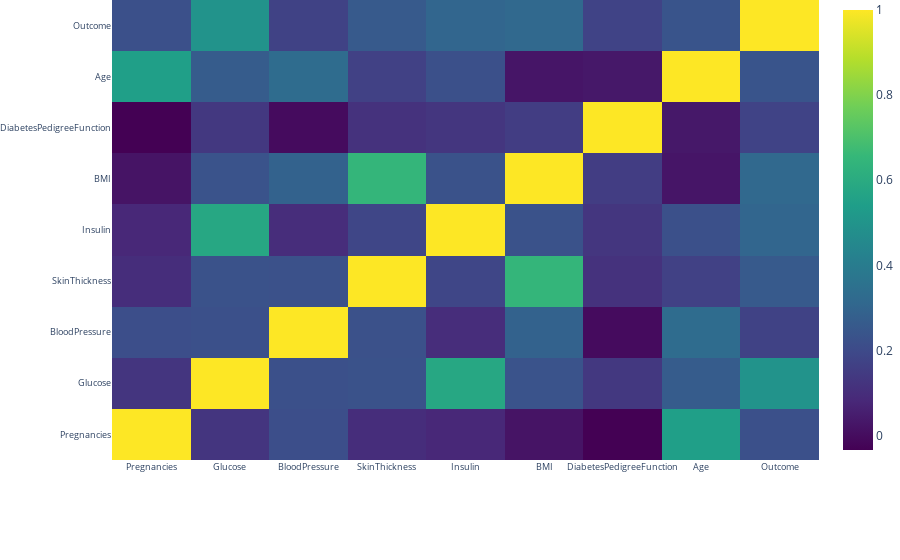

Notebook cell for this chart:
### Markdown cell above
A **correlation matrix** is a table showing correlation coefficients between sets of variables. Each random variable (Xi) in the table is correlated with each of the other values in the table (Xj). This allows you to see which pairs have the highest correlation.

### Code cell
correlation_plot()

### Figure 1 — Plotly figure (JSON) as saved in the notebook; plotly's stock layout.template omitted (floating-point values rounded to 4 significant figures)
{"data": [{"colorscale": [[0, "#440154"], [0.1111, "#482878"], [0.2222, "#3e4989"], [0.3333, "#31688e"], [0.4444, "#26828e"], [0.5556, "#1f9e89"], [0.6667, "#35b779"], [0.7778, "#6ece58"], [0.8889, "#b5de2b"], [1, "#fde725"]], "type": "heatmap", "x": ["Pregnancies", "Glucose", "BloodPressure", "SkinThickness", "Insulin", "BMI", "DiabetesPedigreeFunction", "Age", "Outcome"], "y": ["Pregnancies", "Glucose", "BloodPressure", "SkinThickness", "Insulin", "BMI", "DiabetesPedigreeFunction", "Age", "Outcome"], "z": [[1, 0.1281, 0.2142, 0.1002, 0.08217, 0.02172, -0.03352, 0.5443, 0.2219], [0.1281, 1, 0.2232, 0.228, 0.5812, 0.2328, 0.1372, 0.2671, 0.4947], [0.2142, 0.2232, 1, 0.2268, 0.09827, 0.2892, -0.002805, 0.3301, 0.1706], [0.1002, 0.228, 0.2268, 1, 0.1849, 0.6482, 0.115, 0.1668, 0.2595], [0.08217, 0.5812, 0.09827, 0.1849, 1, 0.2281, 0.1304, 0.2203, 0.3035], [0.02172, 0.2328, 0.2892, 0.6482, 0.2281, 1, 0.1554, 0.02584, 0.3137], [-0.03352, 0.1372, -0.002805, 0.115, 0.1304, 0.1554, 1, 0.03356, 0.1738], [0.5443, 0.2671, 0.3301, 0.1668, 0.2203, 0.02584, 0.03356, 1, 0.2384], [0.2219, 0.4947, 0.1706, 0.2595, 0.3035, 0.3137, 0.1738, 0.2384, 1]]}], "layout": {"autosize": true, "margin": {"b": 100, "l": 100, "r": 0, "t": 0}, "title": {"text": "Correlation Matrix for variables"}, "xaxis": {"autorange": true, "range": [-0.5, 8.5], "tickfont": {"size": 9}, "type": "category"}, "yaxis": {"autorange": true, "range": [-0.5, 8.5], "tickfont": {"size": 9}, "type": "category"}}}
